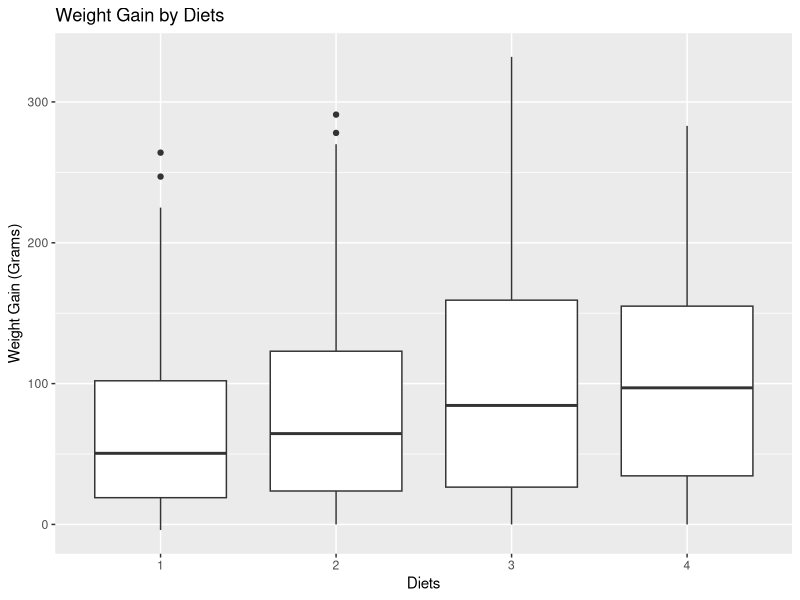
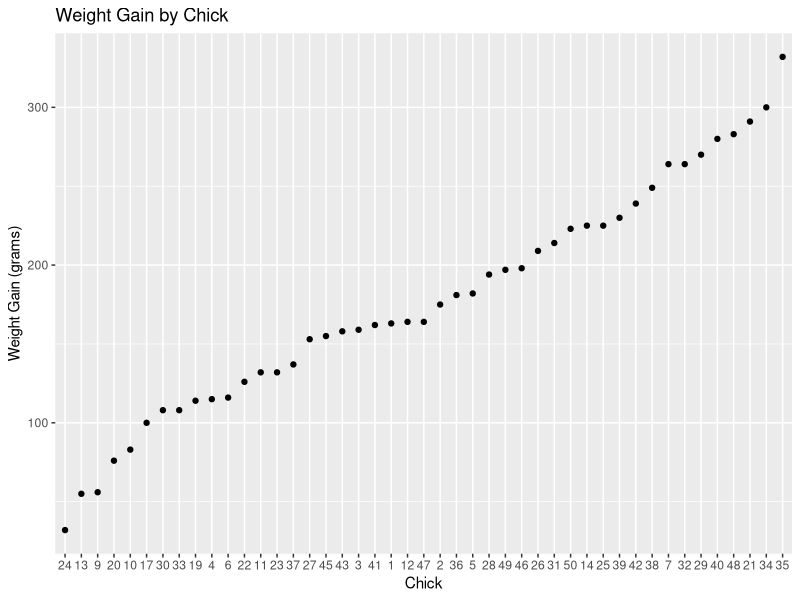
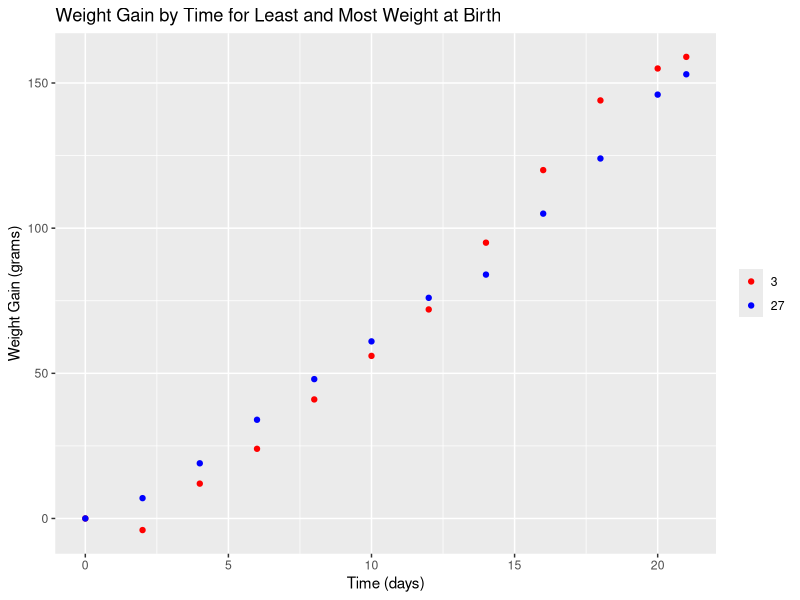
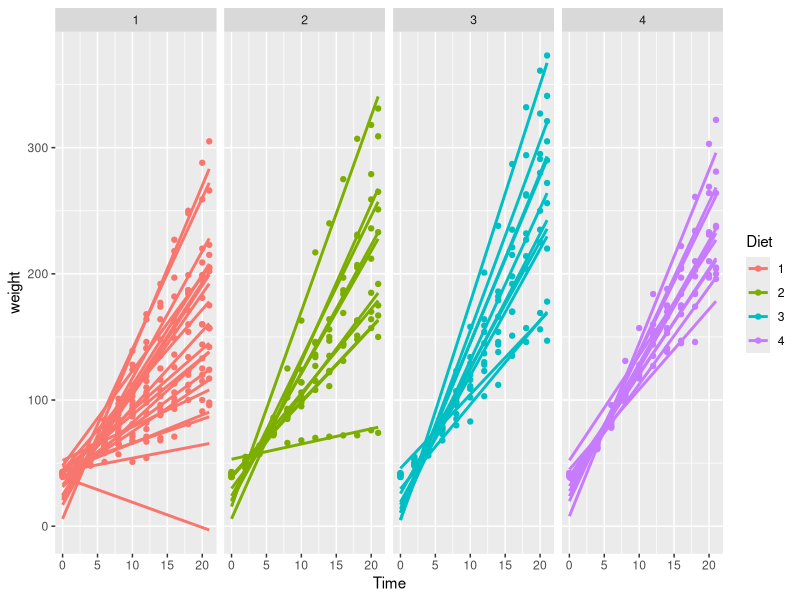
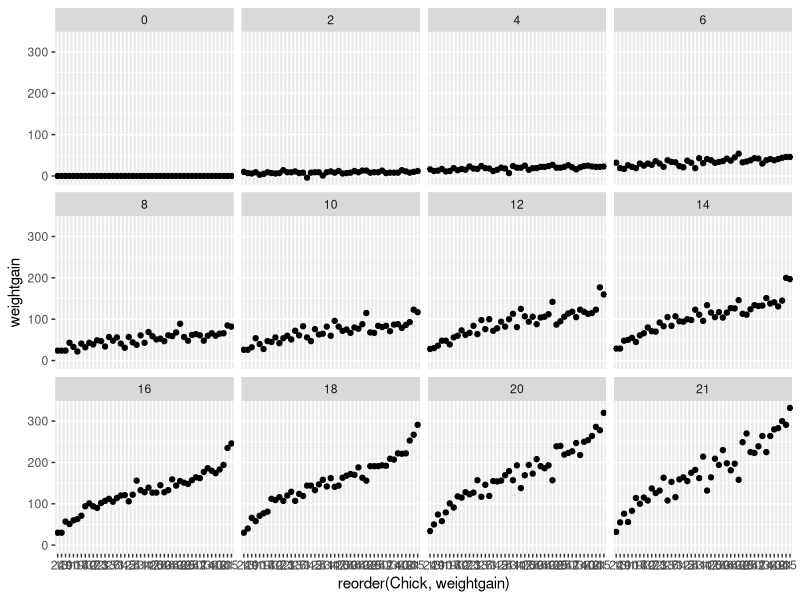
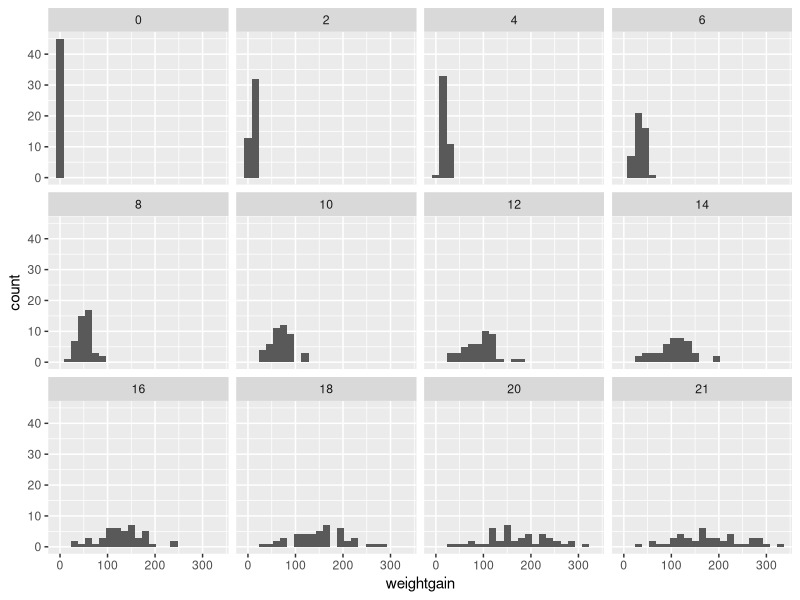

Reproduce these figures in R, in order.
## ---- chunk 1
knitr::opts_chunk$set(echo = TRUE)
## ---- chunk 2
library(dplyr)
library(ggplot2)


## ---- chunk 3
weight0 <- ChickWeight %>% group_by(Diet) %>% summarize(n = n(), meanweight = mean(weight, na.rm = TRUE), standard_deviation_weight = sd(weight, na.rm = TRUE))

weight0

## ---- chunk 4
complete <- ChickWeight %>% group_by(Chick) %>% mutate(n = n()) %>% filter(n() == 12)
## ---- chunk 5
weightgain <- complete %>% 
  group_by(Chick) %>%
  mutate(weightgain = weight[Time == Time] - weight[Time == 0])
head(weightgain, 3)

## ---- chunk 6
ggplot(weightgain, aes(x=reorder(Diet, weightgain, median), y=(weightgain)))+geom_boxplot() + expand_limits(y=0)+
        ylab("Weight Gain (Grams)")+
        xlab("Diets")+
        ggtitle("Weight Gain by Diets") 
## ---- chunk 7
OverallGain <- weightgain[(weightgain$Time==21),]
a <- arrange(OverallGain, desc(weightgain))
head(a,1)
## ---- chunk 8
b <- arrange(OverallGain, desc(-weightgain))
head(b,1)
## ---- chunk 9
ggplot(OverallGain, aes(x=reorder(Chick, weightgain), y=weightgain)) + geom_point() +
        ylab("Weight Gain (grams)")+
        xlab("Chick")+
        ggtitle("Weight Gain by Chick") 
## ---- chunk 10
WeightAtTime0 <- weightgain[(weightgain$Time==0),]
c <- arrange(WeightAtTime0, desc(-weight))
head(c,1)
## ---- chunk 11
d <- arrange(WeightAtTime0, desc(weight))
head(d,1)
## ---- chunk 12
MostAndLeastAtBirth <- weightgain[(weightgain$Chick==3 | weightgain$Chick==27),]

ggplot(MostAndLeastAtBirth, aes(x=Time, y=weightgain, color = Chick)) + geom_point() +
        ylab("Weight Gain (grams)")+
        xlab("Time (days)")+
        ggtitle("Weight Gain by Time for Least and Most Weight at Birth") + scale_color_manual((breaks = c("3", "23")), values=c("red", "blue"))+ theme(legend.title=element_blank())
## ---- chunk 13
g <- ggplot(ChickWeight, aes(x = Time, y = weight, colour = Diet, group = Chick))
g <- g + geom_point()
g <- g + facet_grid(. ~ Diet) + geom_smooth(method=lm, se=FALSE, fullrange=TRUE)
g
## ---- chunk 14
ggplot(weightgain, aes(x=reorder(Chick, weightgain), y=weightgain)) + geom_point() + facet_wrap(~Time) 
## ---- chunk 15
ggplot(weightgain, aes(weightgain)) + geom_histogram(binwidth=15) + facet_wrap(~Time)
